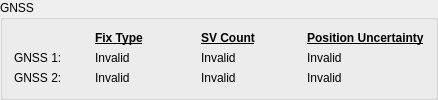
        <widget class="QGroupBox" name="groupBox_8">
         <property name="title">
          <string>GNSS</string>
         </property>
         <layout class="QFormLayout" name="formLayout_17">
          <item row="0" column="0">
           <layout class="QFormLayout" name="formLayout_25">
            <item row="0" column="0">
             <layout class="QHBoxLayout" name="horizontalLayout_30">
              <item>
               <widget class="QLabel" name="label_45">
                <property name="minimumSize">
                 <size>
                  <width>75</width>
                  <height>0</height>
                 </size>
                </property>
                <property name="text">
                 <string/>
                </property>
                <property name="textFormat">
                 <enum>Qt::RichText</enum>
                </property>
               </widget>
              </item>
              <item>
               <widget class="QLabel" name="label_46">
                <property name="minimumSize">
                 <size>
                  <width>100</width>
                  <height>0</height>
                 </size>
                </property>
                <property name="text">
                 <string>&lt;b&gt;&lt;u&gt;&lt;h4&gt;Fix Type&lt;/h4&gt;&lt;/u&gt;&lt;/b&gt;</string>
                </property>
                <property name="textFormat">
                 <enum>Qt::RichText</enum>
                </property>
               </widget>
              </item>
              <item>
               <widget class="QLabel" name="label_47">
                <property name="minimumSize">
                 <size>
                  <width>100</width>
                  <height>0</height>
                 </size>
                </property>
                <property name="text">
                 <string>&lt;b&gt;&lt;u&gt;&lt;h4&gt;SV Count&lt;/h4&gt;&lt;/u&gt;&lt;/b&gt;</string>
                </property>
                <property name="textFormat">
                 <enum>Qt::RichText</enum>
                </property>
               </widget>
              </item>
              <item>
               <widget class="QLabel" name="label_44">
                <property name="text">
                 <string>&lt;b&gt;&lt;u&gt;&lt;h4&gt;Position Uncertainty&lt;/h4&gt;&lt;/u&gt;&lt;/b&gt;</string>
                </property>
               </widget>
              </item>
             </layout>
            </item>
            <item row="1" column="0">
             <layout class="QHBoxLayout" name="horizontalLayout_28">
              <item>
               <widget class="QLabel" name="label_36">
                <property name="minimumSize">
                 <size>
                  <width>75</width>
                  <height>0</height>
                 </size>
                </property>
                <property name="text">
                 <string>GNSS 1:</string>
                </property>
               </widget>
              </item>
              <item>
               <widget class="QLabel" name="gnss_1_fix_type_label">
                <property name="minimumSize">
                 <size>
                  <width>100</width>
                  <height>0</height>
                 </size>
                </property>
                <property name="text">
                 <string>Invalid</string>
                </property>
               </widget>
              </item>
              <item>
               <widget class="QLabel" name="gnss_1_sv_count_label">
                <property name="minimumSize">
                 <size>
                  <width>100</width>
                  <height>0</height>
                 </size>
                </property>
                <property name="text">
                 <string>Invalid</string>
                </property>
               </widget>
              </item>
              <item>
               <widget class="QLabel" name="gnss_1_position_uncertainty_label">
                <property name="minimumSize">
                 <size>
                  <width>100</width>
                  <height>0</height>
                 </size>
                </property>
                <property name="text">
                 <string>Invalid</string>
                </property>
               </widget>
              </item>
             </layout>
            </item>
            <item row="2" column="0">
             <layout class="QHBoxLayout" name="horizontalLayout_29">
              <item>
               <widget class="QLabel" name="label_41">
                <property name="minimumSize">
                 <size>
                  <width>75</width>
                  <height>0</height>
                 </size>
                </property>
                <property name="text">
                 <string>GNSS 2:</string>
                </property>
               </widget>
              </item>
              <item>
               <widget class="QLabel" name="gnss_2_fix_type_label">
                <property name="minimumSize">
                 <size>
                  <width>100</width>
                  <height>0</height>
                 </size>
                </property>
                <property name="text">
                 <string>Invalid</string>
                </property>
               </widget>
              </item>
              <item>
               <widget class="QLabel" name="gnss_2_sv_count_label">
                <property name="minimumSize">
                 <size>
                  <width>100</width>
                  <height>0</height>
                 </size>
                </property>
                <property name="text">
                 <string>Invalid</string>
                </property>
               </widget>
              </item>
              <item>
               <widget class="QLabel" name="gnss_2_position_uncertainty_label">
                <property name="minimumSize">
                 <size>
                  <width>100</width>
                  <height>0</height>
                 </size>
                </property>
                <property name="text">
                 <string>Invalid</string>
                </property>
               </widget>
              </item>
             </layout>
            </item>
           </layout>
          </item>
         </layout>
        </widget>
